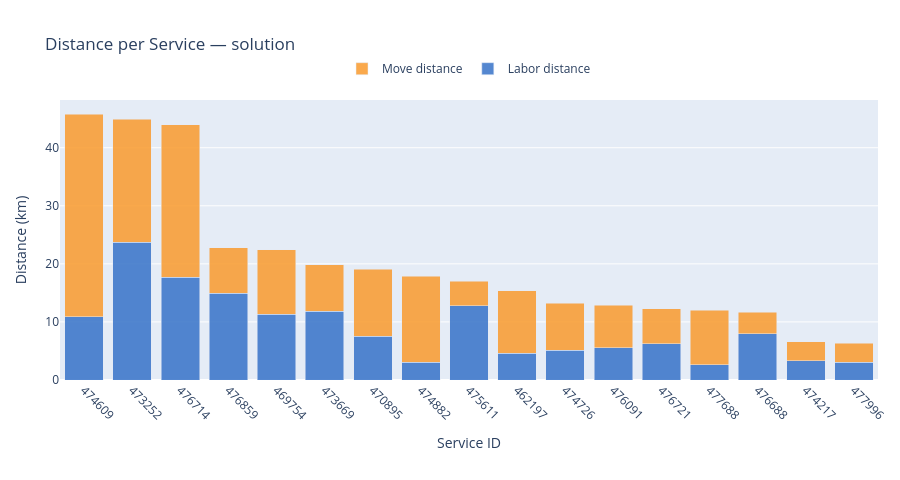

The notebook cell saved with this chart:
### Markdown cell above
---
## Distance per Service

### Code cell
build_service_distance_figure(rows, all_services, LABEL).show()

### Figure 1 — Plotly figure (JSON) as saved in the notebook; plotly's stock layout.template omitted (floating-point values rounded to 4 significant figures)
{"data": [{"hoverinfo": "text", "hovertext": ["Service 474609<br>Labor: 10.86 km", "Service 473252<br>Labor: 23.69 km", "Service 476714<br>Labor: 17.66 km", "Service 476859<br>Labor: 14.92 km", "Service 469754<br>Labor: 11.35 km", "Service 473669<br>Labor: 11.81 km", "Service 470895<br>Labor: 7.57 km", "Service 474882<br>Labor: 3.04 km", "Service 475611<br>Labor: 12.79 km", "Service 462197<br>Labor: 4.64 km", "Service 474726<br>Labor: 5.14 km", "Service 476091<br>Labor: 5.59 km", "Service 476721<br>Labor: 6.28 km", "Service 477688<br>Labor: 2.67 km", "Service 476688<br>Labor: 7.95 km", "Service 474217<br>Labor: 3.28 km", "Service 477996<br>Labor: 3.04 km"], "marker": {"color": "rgba(55, 115, 200, 0.85)"}, "name": "Labor distance", "type": "bar", "x": ["474609", "473252", "476714", "476859", "469754", "473669", "470895", "474882", "475611", "462197", "474726", "476091", "476721", "477688", "476688", "474217", "477996"], "y": [10.86, 23.69, 17.66, 14.92, 11.35, 11.81, 7.57, 3.04, 12.79, 4.64, 5.14, 5.59, 6.28, 2.67, 7.95, 3.28, 3.04]}, {"hoverinfo": "text", "hovertext": ["Service 474609<br>Move: 34.95 km", "Service 473252<br>Move: 21.20 km", "Service 476714<br>Move: 26.32 km", "Service 476859<br>Move: 7.89 km", "Service 469754<br>Move: 11.09 km", "Service 473669<br>Move: 8.07 km", "Service 470895<br>Move: 11.51 km", "Service 474882<br>Move: 14.85 km", "Service 475611<br>Move: 4.23 km", "Service 462197<br>Move: 10.70 km", "Service 474726<br>Move: 8.10 km", "Service 476091<br>Move: 7.28 km", "Service 476721<br>Move: 5.99 km", "Service 477688<br>Move: 9.35 km", "Service 476688<br>Move: 3.72 km", "Service 474217<br>Move: 3.28 km", "Service 477996<br>Move: 3.27 km"], "marker": {"color": "rgba(250, 155, 45, 0.85)"}, "name": "Move distance", "type": "bar", "x": ["474609", "473252", "476714", "476859", "469754", "473669", "470895", "474882", "475611", "462197", "474726", "476091", "476721", "477688", "476688", "474217", "477996"], "y": [34.95, 21.2, 26.32, 7.89, 11.09, 8.07, 11.51, 14.85, 4.23, 10.7, 8.1, 7.28, 5.99, 9.35, 3.72, 3.28, 3.27]}], "layout": {"barmode": "stack", "height": 480, "hovermode": "x", "legend": {"orientation": "h", "x": 0.5, "xanchor": "center", "y": 1.06, "yanchor": "bottom"}, "margin": {"b": 100, "l": 60, "r": 20, "t": 100}, "title": {"text": "Distance per Service — solution"}, "xaxis": {"tickangle": 45, "title": {"text": "Service ID"}}, "yaxis": {"title": {"text": "Distance (km)"}}}}
